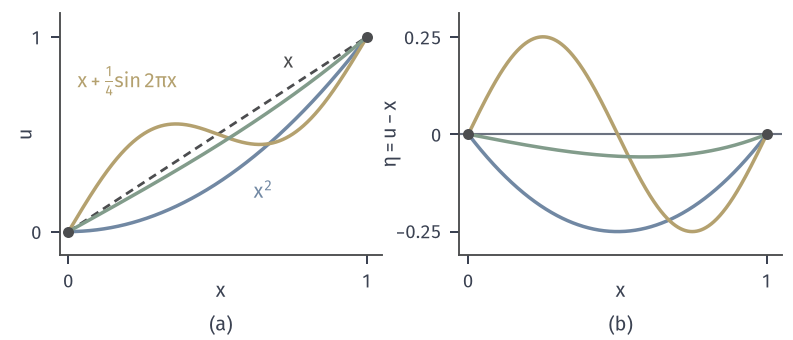

Generate this figure with Python:
from pathlib import Path
import sys
HERE = Path(__file__).resolve().parent
sys.path.insert(0, str(HERE.parent/'func-common'))
from func_fig import *
# 固定端点 u(0)=0,u(1)=1 的候选及其与 u0=x 的差。
fig, axes = figure(width_mm=112, height_mm=48, ncols=2)
panel(fig, left=.075, wspace=.24, bottom=.25)
u0 = X
cands = [(X**2, BLUE, '-', '$x^2$'), (X+.25*np.sin(2*np.pi*X), YELLOW, '-', ''), (np.sinh(X)/np.sinh(1), GREEN, '-', '')]
ax = axes[0]
ax.plot(X, u0, color=STROKE, lw=1.1, ls=(0, (3, 2)))
for y, c, l, s in cands: ax.plot(X, y, color=c, lw=1.4, ls=l)
ax.plot([0, 1], [0, 1], 'o', ms=4.4, color=STROKE, mew=0, zorder=6)
ax.text(.62, .17, '$x^2$', color=BLUE, fontsize=8); ax.text(.03, .74, r'$x+\frac{1}{4}\sin 2\pi x$', color=YELLOW, fontsize=8)
ax.text(.72, .84, '$x$', color=STROKE, fontsize=8)
ax.set_xlim(-.03, 1.05); ax.set_ylim(-.12, 1.12); ax.set_xticks([0, 1]); ax.set_yticks([0, 1]); ax.set_xlabel('$x$', labelpad=-4); ax.set_ylabel('$u$', labelpad=-2)
ax = axes[1]
ax.axhline(0, color=MUTED, lw=.85)
for y, c, l, s in cands: ax.plot(X, y-u0, color=c, lw=1.4, ls=l)
ax.plot([0, 1], [0, 0], 'o', ms=4.4, color=STROKE, mew=0, zorder=6)
ax.set_xlim(-.03, 1.05); ax.set_ylim(-.31, .31); ax.set_xticks([0, 1]); ax.set_yticks([-.25, 0, .25]); ax.set_yticklabels(['$-0.25$', '0', '0.25']); ax.set_xlabel('$x$', labelpad=-4); ax.set_ylabel(r'$\eta=u-x$', labelpad=-2)
tags(fig, axes)
save(fig, HERE, 'figure', {'candidates': ['x^2', 'x+sin(2 pi x)/4', 'sinh x/sinh 1'], 'u0': 'x'})
